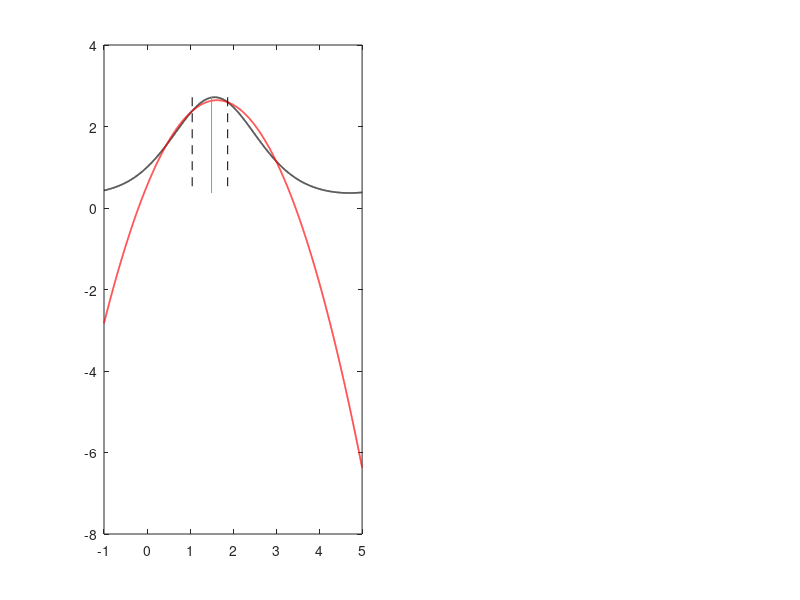

Recreate this plot in MATLAB. (Note: this script raises an error after producing the figure.)
%------------------------------------------------------------------------
%                   Approximation of Derivatives
%          Task: approximate the derivative of exp(sin(x))
%                       Dr M Ducceschi
%                   University of Bologna
%                       13 Dec 2023
%-------------------------------------------------------------------------


clear all
close all
clc

h             = 0.001 ;
x0            = 1.5 ;
x             = -1:h:5.0 ;
f             = exp(sin(x)) ;


%--- h1
h = 0.75 ;
samplepoints = [0.7*x0,x0+0.5*h,x0+2*h]' ;
lt           = length(samplepoints) ;

uvec = exp(sin(samplepoints)) ;
VM   = zeros(lt,lt) ;
for m = 1 : lt
    for n = 1 : lt
        VM(m,n) = (samplepoints(m)-x0)^(n-1) ;
    end
end

alvec = VM \ uvec ;
p = 0 ;
for m = 1 : lt
    p = p + alvec(m)*(x-x0).^(m-1) ;
end

subplot(1,2,1)
plot(x,f,'LineWidth',1.2,'Color',[0 0 0]); hold on;
plot(x,p,'LineStyle','-',...
    'Color','r','linewidth',1.2) ;
pl = line([x0,x0],[max(f),min(f)],'color','g','linestyle','-') ;

for n = 1 : lt
    fn = samplepoints(n) ;
    pl = line([fn,fn],[max(f),min(f)],'color','k','linestyle','--') ;
    if n > 1
        set(get(get(pl,'Annotation'),'LegendInformation'),'IconDisplayStyle','off');
    end
end

set(gca,'TickLabelInterpreter','latex','fontsize',14) ;
xlabel('$x$','Interpreter','latex') ;
ylabel('$u(x)$','Interpreter','latex') ;
legend('$u(x)$','$p(x)$','expansion point','Interpreter','latex')
ylim([0,3])


%--- h2
h = 0.75 ;
samplepoints = [x0-0.4*h,x0+0.3*h,x0+0.8*h,x0+1.3*h]' ;
lt           = length(samplepoints) ;

uvec = exp(sin(samplepoints)) ;
VM   = zeros(lt,lt) ;
for m = 1 : lt
    for n = 1 : lt
        VM(m,n) = (samplepoints(m)-x0)^(n-1) ;
    end
end

alvec = VM \ uvec ;
p = 0 ;
for m = 1 : lt
    p = p + alvec(m)*(x-x0).^(m-1) ;
end

subplot(1,2,2)
plot(x,f,'LineWidth',1.2,'Color',[0 0 0]); hold on;
plot(x,p,'LineStyle','-',...
    'Color','r','linewidth',1.2) ;
pl = line([x0,x0],[max(f),min(f)],'color','g','linestyle','-') ;

for n = 1 : lt
    fn = samplepoints(n) ;
    pl = line([fn,fn],[max(f),min(f)],'color','k','linestyle','--') ;
    if n > 1
        set(get(get(pl,'Annotation'),'LegendInformation'),'IconDisplayStyle','off');
    end
end

set(gca,'TickLabelInterpreter','latex','fontsize',14) ;
xlabel('$x$','Interpreter','latex') ;
ylabel('$u(x)$','Interpreter','latex') ;
legend('$u(x)$','$p(x)$','expansion point','Interpreter','latex')
ylim([0,3])



